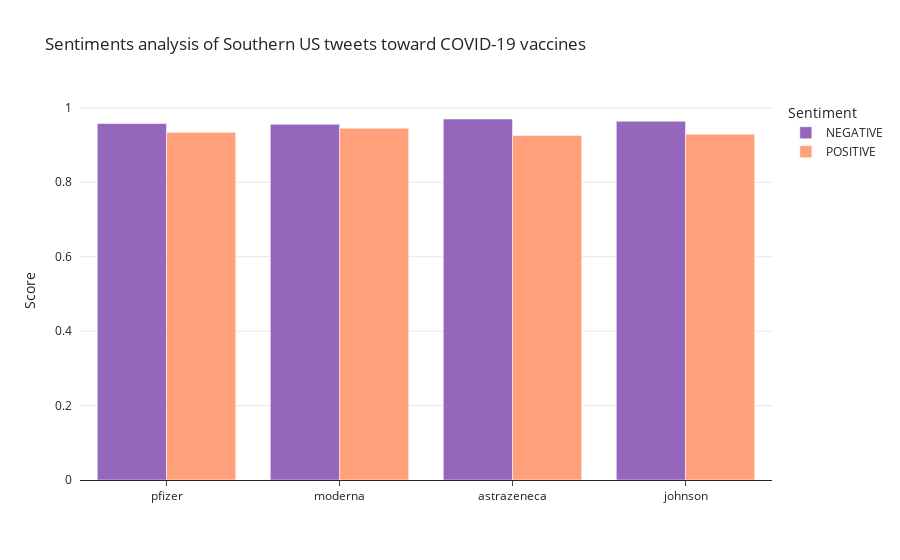

Notebook code for this chart:
### Code cell
fig = px.bar(tweets_us_south_gp, x='vaccine', y='score', color ='label', barmode='group',title= 'Sentiments analysis of Southern US tweets toward COVID-19 vaccines',
            labels={
                 "score": "Score",
                 "vaccine": "",
                 "label": "Sentiment"
             },
            color_discrete_map={ # replaces default color mapping by value
                "NEGATIVE": "#9467bd", "POSITIVE": "lightsalmon"
            },
                        category_orders={"vaccine": ["pfizer", "moderna","astrazeneca", "johnson"]
                        },
             template="simple_white"
            )
fig.update_yaxes(showgrid=True, showline=False, tickwidth=0, tickcolor='white')
fig.update_xaxes(showline=True, zeroline=True)
            
fig.show()

### Figure 1 — Plotly figure (JSON) as saved in the notebook; plotly's stock layout.template omitted (floating-point values rounded to 4 significant figures)
{"data": [{"alignmentgroup": "True", "hovertemplate": "Sentiment=NEGATIVE<br>=%{x}<br>Score=%{y}<extra></extra>", "legendgroup": "NEGATIVE", "marker": {"color": "#9467bd"}, "name": "NEGATIVE", "offsetgroup": "NEGATIVE", "orientation": "v", "showlegend": true, "textposition": "auto", "type": "bar", "x": ["astrazeneca", "johnson", "moderna", "pfizer"], "xaxis": "x", "y": [0.97, 0.9638, 0.9557, 0.9579], "yaxis": "y"}, {"alignmentgroup": "True", "hovertemplate": "Sentiment=POSITIVE<br>=%{x}<br>Score=%{y}<extra></extra>", "legendgroup": "POSITIVE", "marker": {"color": "lightsalmon"}, "name": "POSITIVE", "offsetgroup": "POSITIVE", "orientation": "v", "showlegend": true, "textposition": "auto", "type": "bar", "x": ["astrazeneca", "johnson", "moderna", "pfizer"], "xaxis": "x", "y": [0.9254, 0.9292, 0.9452, 0.9341], "yaxis": "y"}], "layout": {"barmode": "group", "legend": {"title": {"text": "Sentiment"}, "tracegroupgap": 0}, "title": {"text": "Sentiments analysis of Southern US tweets toward COVID-19 vaccines"}, "xaxis": {"anchor": "y", "categoryarray": ["pfizer", "moderna", "astrazeneca", "johnson"], "categoryorder": "array", "domain": [0, 1], "showline": true, "title": {"text": ""}, "zeroline": true}, "yaxis": {"anchor": "x", "domain": [0, 1], "showgrid": true, "showline": false, "tickcolor": "white", "tickwidth": 0, "title": {"text": "Score"}}}}
